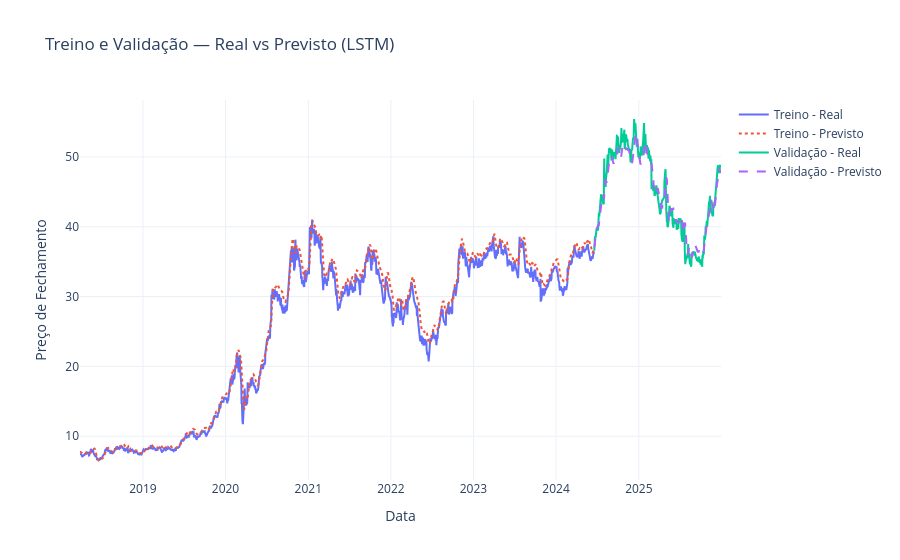

The notebook cell this image was saved under:
### Code cell
fig = go.Figure()

fig.add_trace(go.Scatter(
    x=dates_train,
    y=y_train_inv,
    mode='lines',
    name='Treino - Real'
))

fig.add_trace(go.Scatter(
    x=dates_train,
    y=y_train_pred_inv,
    mode='lines',
    name='Treino - Previsto',
    line=dict(dash='dot')
))

fig.add_trace(go.Scatter(
    x=df_plot['Date'],
    y=df_plot['Real'],
    mode='lines',
    name='Validação - Real'
))

fig.add_trace(go.Scatter(
    x=df_plot['Date'],
    y=df_plot['Previsto'],
    mode='lines',
    name='Validação - Previsto',
    line=dict(dash='dash')
))

fig.update_layout(
    title='Treino e Validação — Real vs Previsto (LSTM)',
    xaxis_title='Data',
    yaxis_title='Preço de Fechamento',
    template='plotly_white',
    hovermode='x unified'
)

fig.show()

### Figure 1 — Plotly figure (JSON) as saved in the notebook; plotly's stock layout.template omitted (floating-point values rounded to 4 significant figures; data arrays with more than 128 entries replaced by an {"elided": "..."} marker saying what was removed)
{"data": [{"mode": "lines", "name": "Treino - Real", "type": "scatter", "x": {"elided": "1542 str values"}, "y": {"elided": "1542 float values"}}, {"line": {"dash": "dot"}, "mode": "lines", "name": "Treino - Previsto", "type": "scatter", "x": {"elided": "1542 str values"}, "y": {"elided": "1542 float values"}}, {"mode": "lines", "name": "Validação - Real", "type": "scatter", "x": {"elided": "386 str values"}, "y": {"elided": "386 float values"}}, {"line": {"dash": "dash"}, "mode": "lines", "name": "Validação - Previsto", "type": "scatter", "x": {"elided": "386 str values"}, "y": {"elided": "386 float values"}}], "layout": {"hovermode": "x unified", "title": {"text": "Treino e Validação — Real vs Previsto (LSTM)"}, "xaxis": {"title": {"text": "Data"}}, "yaxis": {"title": {"text": "Preço de Fechamento"}}}}
